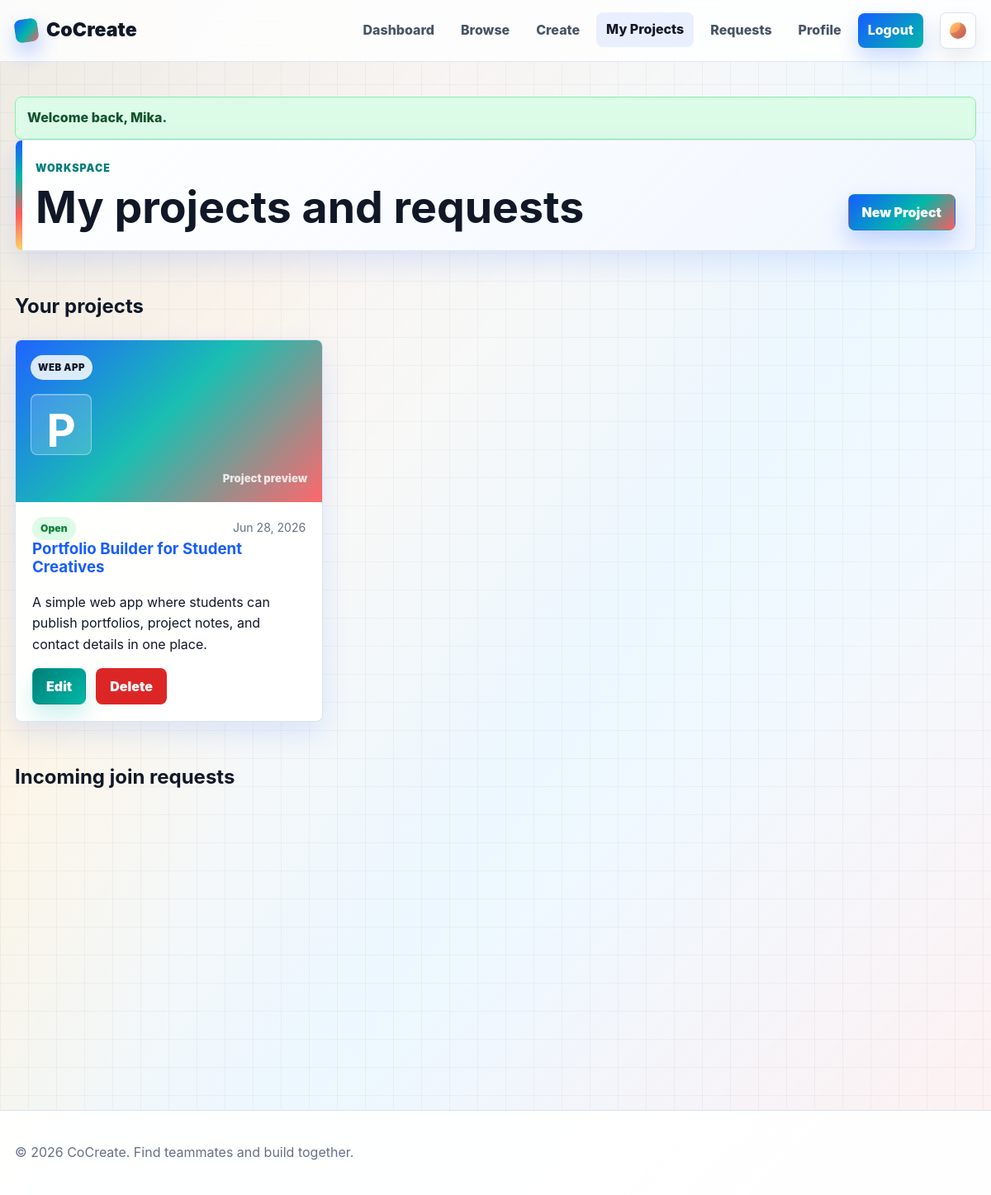
Screenshot of /pages/my_projects.php (signed in) with the database file from the repository.
### tables this page shows
CREATE TABLE projects (
  project_id INT UNSIGNED AUTO_INCREMENT PRIMARY KEY,
  user_id INT UNSIGNED NOT NULL,
  project_title VARCHAR(180) NOT NULL,
  description TEXT NOT NULL,
  required_skills TEXT NOT NULL,
  category VARCHAR(120) NOT NULL,
  project_status ENUM('open', 'in_progress', 'completed') NOT NULL DEFAULT 'open',
  project_image VARCHAR(255) DEFAULT NULL,
  created_at TIMESTAMP NOT NULL DEFAULT CURRENT_TIMESTAMP,
  CONSTRAINT fk_projects_user
    FOREIGN KEY (user_id) REFERENCES users(user_id)
    ON DELETE CASCADE ON UPDATE CASCADE
);

### includes/session.php (called while the page is built, shortened)
<?php
function e($value): string
{
    return htmlspecialchars((string) ($value ?? ""), ENT_QUOTES, "UTF-8");
}
function status_label(string $status): string
{
    return ucwords(str_replace("_", " ", $status));
}
function excerpt(?string $text, int $length = 140): string
{
    $text = trim((string) $text);
    if (function_exists("mb_strimwidth")) {
        return mb_strimwidth($text, 0, $length, "...", "UTF-8");
    }
    return strlen($text) > $length
        ? substr($text, 0, $length - 3) . "..."
        : $text;
}

### pages/my_projects.php (the view, shortened to what this page needs)
<?php
require_once __DIR__ . '/../includes/session.php';
require_once __DIR__ . '/../includes/db.php';
$uid = current_user_id();
$projectStmt = $pdo->prepare('SELECT * FROM projects WHERE user_id = ? ORDER BY created_at DESC');
$projectStmt->execute([$uid]);
$projects = $projectStmt->fetchAll();
require_once __DIR__ . '/../includes/header.php';
?>
<section class="page-head">
  <div>
    <p class="eyebrow">Workspace</p>
    <h1>My projects and requests</h1>
  </div>
  <a class="btn btn-primary" href="create_project.php">New Project</a>
</section>
<section class="section">
  <h2>Your projects</h2>
  <div class="cards-grid">
    <?php foreach ($projects as $project): ?>
      <div class="button-row">
        <a class="btn btn-secondary" href="edit_project.php?id=<?= (int)$project['project_id'] ?>">Edit</a>
        <form method="post" data-confirm="Delete this project? This cannot be undone.">
          <button class="btn btn-danger" type="submit">Delete</button>
        </form>
      </div>
      <?php render_project_card($project, [
          'excerpt_length' => 130,
          'show_skills' => false,
          'footer_html' => ob_get_clean(),
      ]); ?>
    <?php endforeach; ?>
  </div>
</section>
<section class="section">
  <h2>Incoming join requests</h2>
</section>
<?php
require_once __DIR__ . '/../includes/footer.php';
?>

### includes/components.php (shortened to what this page needs)
<?php
function project_initial(array $project): string
{
    $title = trim((string) ($project["project_title"] ?? "P"));
    return strtoupper(
        function_exists("mb_substr")
            ? mb_substr($title, 0, 1, "UTF-8")
            : substr($title, 0, 1),
    );
}
function render_project_media(
    array $project,
    string $class = "project-image",
): void {
    $category = (string) ($project["category"] ?? "Project");
    echo '<span class="' .
        e($class . " project-image-placeholder") .
        '" data-category="' .
        e($category) .
        '"><strong>' .
        e(project_initial($project)) .
        "</strong></span>";
}
function render_project_card(array $project, array $options = []): void
{
    $id = (int) ($project["project_id"] ?? 0);
    $title = (string) ($project["project_title"] ?? "Untitled project");
    $description = (string) ($project["description"] ?? "");
    $href = $options["href"] ?? "project.php?id=" . $id;
    $statusKey = $options["status_key"] ?? "project_status";
    $status = (string) ($project[$statusKey] ?? "open");
    $dateKey = $options["date_key"] ?? "created_at";
    $date = !empty($project[$dateKey])
        ? date("M j, Y", strtotime((string) $project[$dateKey]))
        : "";
    $excerptLength = (int) ($options["excerpt_length"] ?? 140);
    $footerHtml = $options["footer_html"] ?? "";
    echo '<article class="card project-card" data-reveal>';
    echo '<a class="project-image-link" href="' . e($href) . '">';
    render_project_media($project);
    echo "</a>";
    echo '<div class="card-meta">';
    echo '<span class="status status-' .
        e($status) .
        '">' .
        e(status_label($status)) .
        "</span>";
    if ($date !== "") {
        echo "<span>" . e($date) . "</span>";
    }
    echo "</div>";
    echo '<h3><a href="' . e($href) . '">' . e($title) . "</a></h3>";
    if ($description !== "") {
        echo "<p>" . e(excerpt($description, $excerptLength)) . "</p>";
    }
    if ($footerHtml !== "") {
        echo $footerHtml;
    }
    echo "</article>";
}

### rows the page displays
projects: project_title "P", project_status "Open", created_at "Jun 28, 2026", project_title "Portfolio Builder for Student Creatives", description "A simple web app where students can publish portfolios, project notes, and contact details in one place."

### other values shown
$message "Welcome back, Mika."
